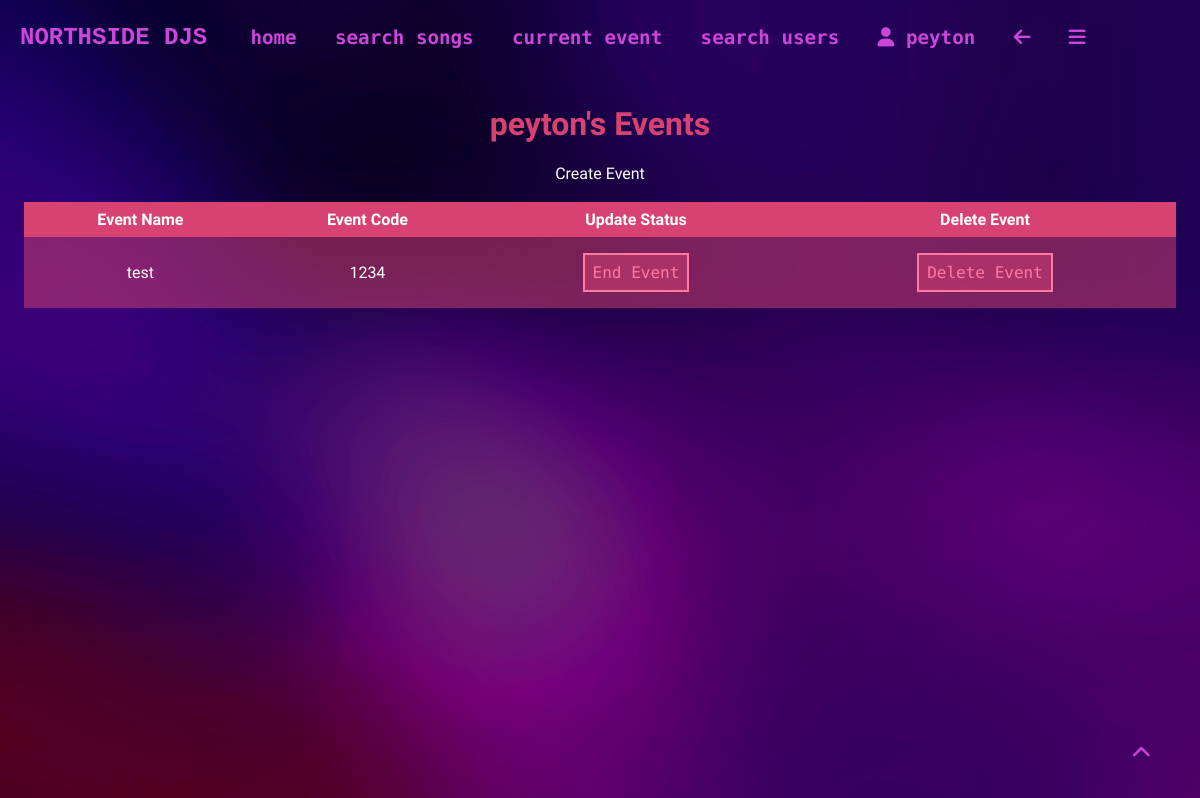
Before: /my_events (signed in) with the older database file.
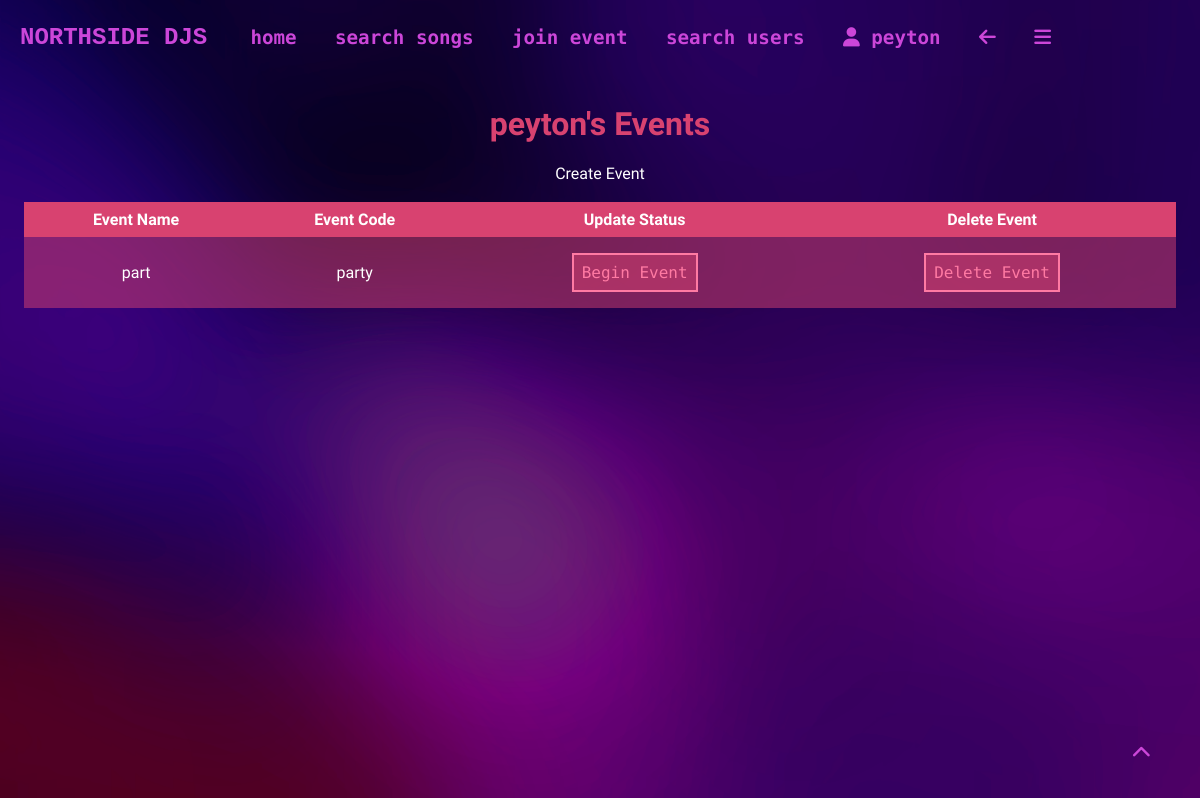
After: the same page with the newer database file.
### app/models.py (models this page shows, shortened)
class User(UserMixin, db.Model):
    user_id = db.Column(db.Integer, primary_key=True)
    username = db.Column(db.String(64), index=True, unique=True)
    email = db.Column(db.String(120), index=True, unique=True)
    password_hash = db.Column(db.String(128))
    about_me = db.Column(db.String(140))
    in_event = db.Column(db.Boolean, default=False)
    pfp = db.Column(db.String(140))
    events = db.relationship('Events', back_populates='user')
    songs = db.relationship('FavouriteSong', back_populates='user')
    event_users = db.relationship('EventUsers', back_populates='user')
    voted_songs = db.relationship('VotedSongs', back_populates='user')
    song_reviews = db.relationship('SongReviews', back_populates='user', foreign_keys='SongReviews.user_id')
    username_rel = db.relationship('SongReviews', back_populates='username_rel', foreign_keys='SongReviews.username')

class Events(db.Model):
    event_id = db.Column(db.Integer, primary_key=True, unique=True)
    event_name = db.Column(db.String(64), index=True, unique=True)
    event_code = db.Column(db.Integer, unique=True)
    active_status = db.Column(db.Boolean, default=False)
    event_location = db.Column(db.String(140), index=True)
    event_description = db.Column(db.String(140), index=True)
    user_id = db.Column(db.Integer, db.ForeignKey('user.user_id', name='fk_user_id'))
    user = db.relationship('User', back_populates='events')
    event_users = db.relationship('EventUsers', back_populates='event')
    voted_songs = db.relationship('VotedSongs', back_populates='event')

### app/routes.py (the view)
@app.route('/my_events', methods=['GET', 'POST']) # gets the events a user has created
@login_required
def my_events():
    user_id = current_user.user_id # gets the current user's id
    events = Events.query.filter_by(user_id=user_id).all() # gets all events the user has created
    return render_template('my_events.html', events=events)

### app/models.py (called while the page is built)
@login.user_loader
def load_user(user_id):
    return User.query.get(int(user_id))

### app/routes.py (called while the page is built)
@app.context_processor # injects the current event the user is in into all templates
def inject_user_event():
    if current_user.is_authenticated: # checks if the user is logged in
        if current_user.in_event: # checks if the user is in an event
            user_id = current_user.user_id
            user_event = EventUsers.query.filter_by(user_id=user_id).first().event_id
            return dict(user_event=user_event) # returns the event that the user is in
        else:
            return dict(user_event=None) # returns the user event as none if the user is not in an event
    return dict(user_event=None) # returns the user event as none if the user is not logged in

### app/templates/my_events.html (shortened to what this page needs)
{% extends "base.html" %}
{% block content %}
<div class="centre">
  <h1>{{current_user.username}}'s Events</h1>
  {% if events %}
    <a class="link" href="{{url_for('create_event')}}">Create Event</a>
  {% else %}
    <a class="link glows" href="{{url_for('create_event')}}">Create Event</a>
    {% endif %}
  <br>
<table>
  <tr>
    <th>Event Name</th>
    <th>Event Code</th>
    <th>Update Status</th>
    <th>Delete Event</th>
  </tr>
    {% if events %}
      {% for event in events %}
      <tr>
        <td>{{event.event_name}}</td>
        <td>{{event.event_code}}</td>
        <td>
          <form method="post" action="{{url_for('event_status', event_id=event.event_id)}}">
            {% if event.active_status == 0 %}
              <input type="submit" value="Begin Event">
            {% else %}
              <input type="submit" value="End Event">
            {% endif %}
          </form>
        </td>
        <td>
          <form method="post" action="{{url_for('delete_event', event_id=event.event_id)}}">
            <input type="submit" value="Delete Event">
          </form>
        </td>
      </tr>
      {% endfor %}
  {% else %}
    <tr>
      <td colspan="4">You have not created any events. Create an event <a class="link highlight" href="{{url_for('create_event')}}">here!</a></td>
    </tr>
  {% endif %}
</table>
</div>
{% endblock %}

### app/templates/base.html (shortened to what this page needs)
<!DOCTYPE html>
<html lang="en">
<head>
   <link rel="stylesheet" href="{{ url_for('static', filename='css/styles.css') }}">
</head>
<body class="{% block body_class %}{% endblock %}">
    <div class="header" id="top">
        <h1 class="logo" onclick="location.href='{{ url_for('index') }}'">NORTHSIDE DJS</h1>
        <a href="{{ url_for('index') }}">home</a>
        {% if current_user.is_anonymous %}
            <a href="{{ url_for('register') }}">sign up</a>
            <a href="{{ url_for('login') }}">log in</a>
        {% else %}
            <a href="{{ url_for('search') }}">search songs</a>
                {% if current_user.in_event == 0 %}
                <a href="{{ url_for('join_event')}}">join event</a>
                {% else %}
                    <a href="{{ url_for('event', event_id=user_event) }}">current event</a>
                {% endif %}
            <a href="{{ url_for('search_users') }}">search users</a>
            <a href="{{ url_for('user', username=current_user.username) }}"><i class="fa-solid fa-user"></i> {{current_user.username}}</a>
            <a href="javascript:history.back()"><i class="fa-solid fa-arrow-left"></i></a>
            <div class="hamburger">
                <a href="javascript:showSidebar()"><i class="fa-solid fa-bars"></i></a>
            </div>
        {% endif %}
    </div>
    {% block content %}{% endblock %}
<div class="footer header">
        <a href="#top" id="scrollbtn"><i class="fa-solid fa-chevron-up"></i></a>
    </div>
</body>
</html>

### app/static/css/styles.css (style rules this page uses)
* { scroll-behavior: smooth; }
#scrollbtn { position: fixed; bottom: 20px; right: 30px; }
body { background-image: url('/static/images/defaultbg.png'); background-size: cover; color: #D84270; font-family: 'Tektur', monospace; }
.footer { display: flex; justify-content: right; align-items: right; text-align: right; }
table { border-collapse: collapse; width: 100%; }
th { background-color: #D84270; color: white; border: none; padding: 0.5em; }
td { background-color: rgba(216, 66, 112, 0.5); color: white; padding: 0.5em; }
.centre { display: flex; justify-content: center; align-items: center; flex-direction: column; text-align: center; padding: 1em; margin: 0, 10em; }
input { border: none; border-radius: 0px; border-bottom: 2px solid #ff7aa3; padding: 0.5em; margin: 0.5em; width: auto; font-family: 'Nova Mono', monospace; font-size: 1em; background-color: rgba(247, 131, 150, 0.5); color: white; }
input[type=submit] { color: #ff7aa3; background-color: rgba(216, 66, 112, 0.5); border: 2px solid #ff7aa3; border-radius: 0px; transition: 0.3s ease-in-out; }
.header { display: flex; align-items: center; color: #8661C1; }
.header a { color: #CC46D9; transition: 0.3s ease-in-out;; margin-right: 1em; text-decoration: none; font-weight: 900; font-size: 1.2em; font-family: 'Nova Mono', monospace; padding: 0.3em 0.5em; margin: 0.5em; position: relative; }
.header a::before { background-color: #CC46D9; content: ""; width: 100%; height: 2px; position: absolute; bottom: 0; left: 0; transform-origin: right; transform: scaleX(0); transition: transform 0.3s ease-in-out; box-shadow: 0 0 10px #CC46D9; }
.logo { transition: 1s ease-in-out; color: #CC46D9; padding-left: 0.5em; padding-right: 1em; font-size: 1.5em; font-family: 'cubic', monospace; }
.link { color: white; text-decoration: none; transition: 0.3s; position: relative; }
.link::before { background-color: white; content: ""; position: absolute; bottom: 0; left: 0; width: 100%; height: 2px; transform-origin: right; transform: scaleX(0); transition: transform 0.3s ease-in-out; }

Changed rows visible on the page:
removed Events: event_name "test", event_code "1234"
changed User "peyton": in_event True → False (drawn)
added Events: event_name "part", event_code "party"
Other visible differences:
text no longer shown: "current event"
text now shown: "join event"
